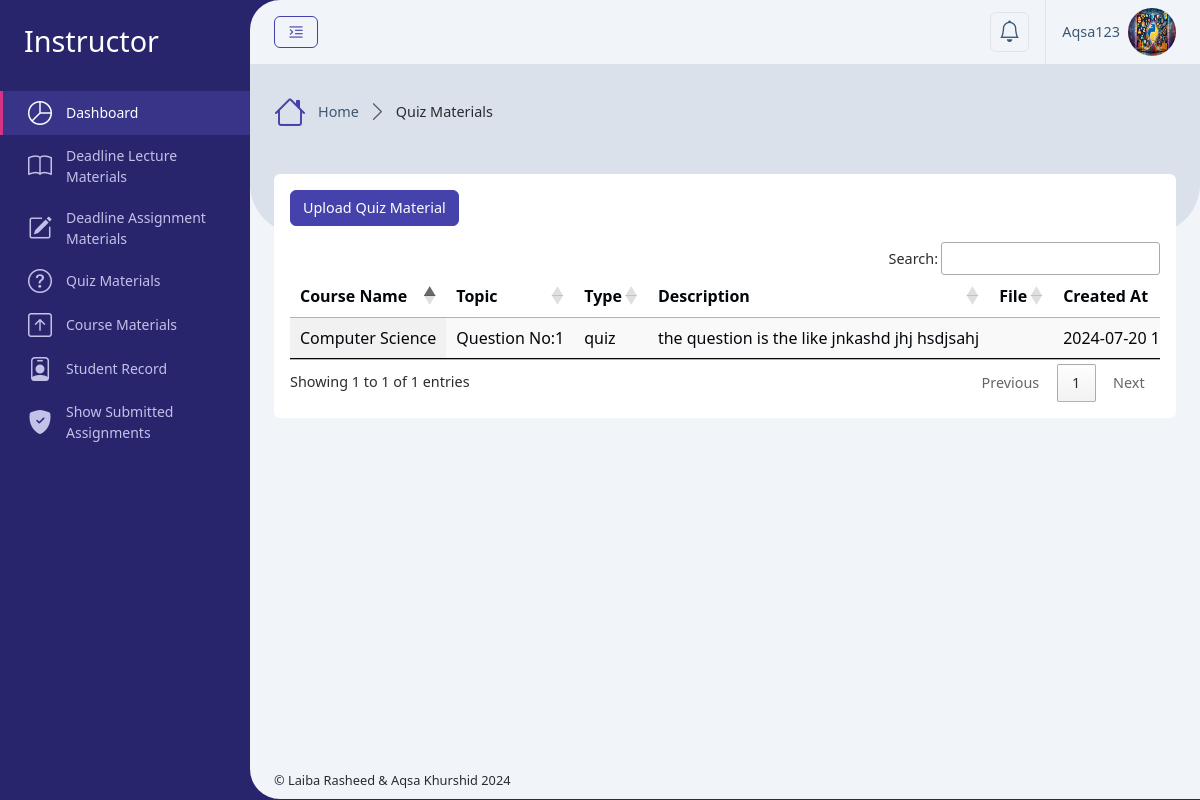
The app's page /Instructor/deadline_materials_quiz.php (signed in) with its own data.
### tables this page shows
CREATE TABLE `users` (
  `id` int(11) NOT NULL,
  `username` varchar(50) NOT NULL,
  `email` varchar(100) NOT NULL,
  `address` varchar(255) DEFAULT NULL,
  `phone` varchar(20) DEFAULT NULL,
  `department` varchar(255) DEFAULT NULL,
  `student_semester` varchar(100) DEFAULT NULL,
  `student_session` varchar(100) DEFAULT NULL,
  `instructor_education` varchar(255) DEFAULT NULL,
  `profile_photo` varchar(256) DEFAULT NULL,
  `password` varchar(255) NOT NULL,
  `role_id` int(11) NOT NULL,
  `isActive` tinyint(2) DEFAULT 0,
  `created_at` timestamp NOT NULL DEFAULT current_timestamp()
);

CREATE TABLE `deadline_materials` (
  `id` int(11) NOT NULL,
  `course_id` int(11) DEFAULT NULL,
  `user_id` int(11) DEFAULT NULL,
  `title` varchar(255) NOT NULL,
  `type` enum('lecture','assignment','quiz') NOT NULL,
  `content` text DEFAULT NULL,
  `file_path` varchar(255) DEFAULT NULL,
  `from_date` date DEFAULT NULL,
  `to_date` date DEFAULT NULL,
  `created_at` timestamp NOT NULL DEFAULT current_timestamp()
);

CREATE TABLE `courses` (
  `id` int(11) NOT NULL,
  `code` varchar(100) DEFAULT NULL,
  `name` varchar(255) NOT NULL,
  `type` varchar(100) DEFAULT 'Course',
  `description` text DEFAULT NULL,
  `program` varchar(100) DEFAULT NULL,
  `semester` varchar(100) DEFAULT NULL,
  `session` varchar(20) DEFAULT NULL,
  `credit_hour` int(10) DEFAULT 3,
  `created_at` timestamp NOT NULL DEFAULT current_timestamp()
);

### Database/config.php (called while the page is built, shortened)
<?php
    $servername = "localhost";
    $username = "root";
    $password = "";
    $dbname = "course_ms";
    $conn = new mysqli($servername, $username, $password, $dbname);
    function getUserData($user_id) {
        global $conn;
        $stmt = $conn->prepare("SELECT * FROM users WHERE id = ?");
        $stmt->bind_param("i", $user_id);
        $stmt->execute();
        $result = $stmt->get_result();
        return $result->fetch_assoc();
    }
?>

### Instructor/deadline_materials_quiz_content.php (the view, shortened to what this page needs)
<div class="row">
    <div class="col-xxl-12">
        <div class="card mb-4">
            <div class="card-body">
                <button class="btn btn-primary mb-3" data-bs-toggle="modal" data-bs-target="#createMaterialModal">Upload Quiz Material</button>
                <div class="table-responsive">
                    <table id="example" class="table align-middle table-hover m-0 display nowrap" style="width:100%">
                        <thead>
                            <tr>
                                <th scope="col">Course Name</th>
                                <th scope="col">Topic</th>
                                <th scope="col">Type</th>
                                <th scope="col">Description</th>
                                <th scope="col">File</th>
                                <th scope="col">Created At</th>
                            </tr>
                        </thead>
                        <tbody>
                            <?php
                            if ($result->num_rows > 0) {
                                while ($row = $result->fetch_assoc()) {
                            ?>
                                    <tr>
                                        <td><?php echo htmlspecialchars($row['course_name']); ?></td>
                                        <td><?php echo htmlspecialchars($row['title']); ?></td>
                                        <td><?php echo htmlspecialchars($row['type']); ?></td>
                                        <td><?php echo htmlspecialchars($row['content']); ?></td>
                                        <td>
                                        </td>
                                        <td><?php echo htmlspecialchars($row['created_at']); ?></td>
                                    </tr>
                                <?php
                                }
                            } else {
                                ?>
                                <tr>
                                    <td colspan="9">No materials found.</td>
                                </tr>
                            <?php
                            }
                            ?>
                        </tbody>
                    </table>
                </div>
            </div>
        </div>
    </div>
</div>

### setting/_Header.php (shortened to what this page needs)
<div class="app-header d-flex align-items-center">
    <div class="d-flex">
        <button class="btn btn-outline-primary me-2 pin-sidebar" id="pin-sidebar">
            <i class="bi bi-text-indent-left fs-5"></i>
        </button>
    </div>
    <div class="header-actions">
        <div class="dropdown ms-2">
            <a class="dropdown-toggle d-flex p-2 border rounded-2" href="#!" role="button" data-bs-toggle="dropdown"
                aria-expanded="false">
                <i class="bi bi-bell fs-4 lh-1"></i>
            </a>
        </div>
        <div class="dropdown ms-3">
            <a id="userSettings" class="dropdown-toggle d-flex py-2 align-items-center ps-3 border-start" href="#!"
                role="button" data-bs-toggle="dropdown" aria-expanded="false">
                <span class="d-none d-md-block me-2"><?php echo htmlspecialchars($user['username']); ?></span>
                <img src="../assets/uploads/<?php echo htmlspecialchars($user['profile_photo']); ?>" class="rounded-circle img-3x" alt="Bootstrap Gallery" />
            </a>
        </div>
    </div>
</div>

### records on screen
users: username "Aqsa123", profile_photo (picture)
deadline_materials: course.name "Computer Science", title "Question No:1", type "quiz", content "the question is the like jnkashd jhj hsdjsahj", created_at "2024-07-20…"

### other values on screen
$roleTitle "Instructor"
$title "Quiz Materials"
